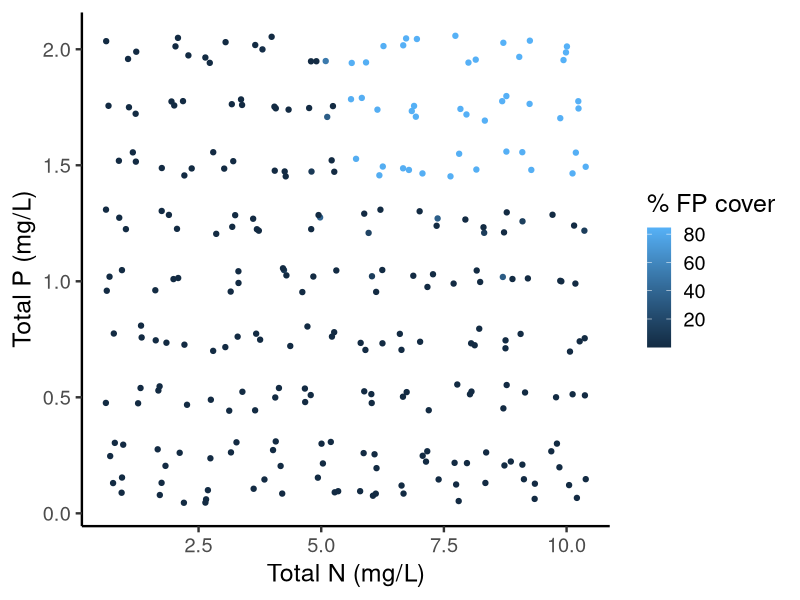
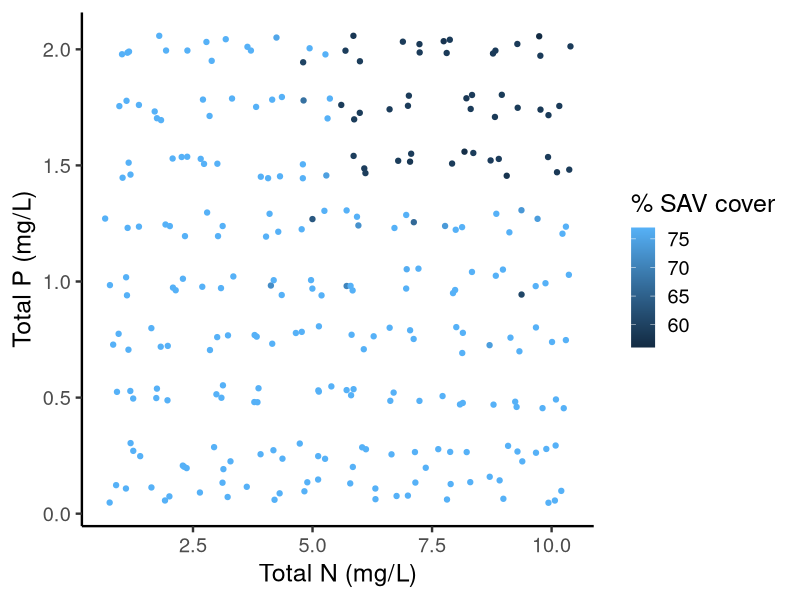

Source code (R) for these figures, in order: (Note: this script raises an error after producing the figures.)
#########################################################
# Summarize results from multiple simulations           # 
#                                                       #
# By: Michael J. McCann                                 #
# Created: 3/19/2014                                    #
# Updated: 5/04/2014                                    #
######################################################### 

library(ggplot2)
library(gridExtra)

data <- read.csv("output10.csv") # imports parameter  values for all simulations 
head(data)

# If I have multiple simulations @ the same parameter values, then I need to get summary means, variances (library dplyr) & plot those instead

###################
# small FP effect #
###################
# Y = average average FP cover for all years (except for first three)
#
# light limitation (SAV on SAV): a = 0.01
# FP shading SAV: b = 0.02
e <- ggplot(data, aes(x=TOTALN,y=TOTALP,colour=avg_avg_FPcover)) + geom_point(position="jitter")
e <- e + xlab("Total N (mg/L)")
e <- e + ylab("Total P (mg/L)")
e <- e + labs(colour="% FP cover")
e <- e + theme_classic(base_size=18)
e
f <- ggplot(data, aes(x=TOTALN,y=TOTALP,colour=avg_avg_SAVcover)) + geom_point(position="jitter")
f <- f + xlab("Total N (mg/L)")
f <- f + ylab("Total P (mg/L)")
f <- f + labs(colour="% SAV cover")
f <- f + theme_classic(base_size=18)
f

e_f <- grid.arrange(e,f,ncol=1, main="Small FP effect",sub="a=0.01, b=0.02")
e_f <- arrangeGrob(e,f,ncol=1, main="Small FP effect",sub="a=0.01, b=0.02")
ggsave(file="N vs P - small FP effect.pdf",e_f, height=11,width=8)

